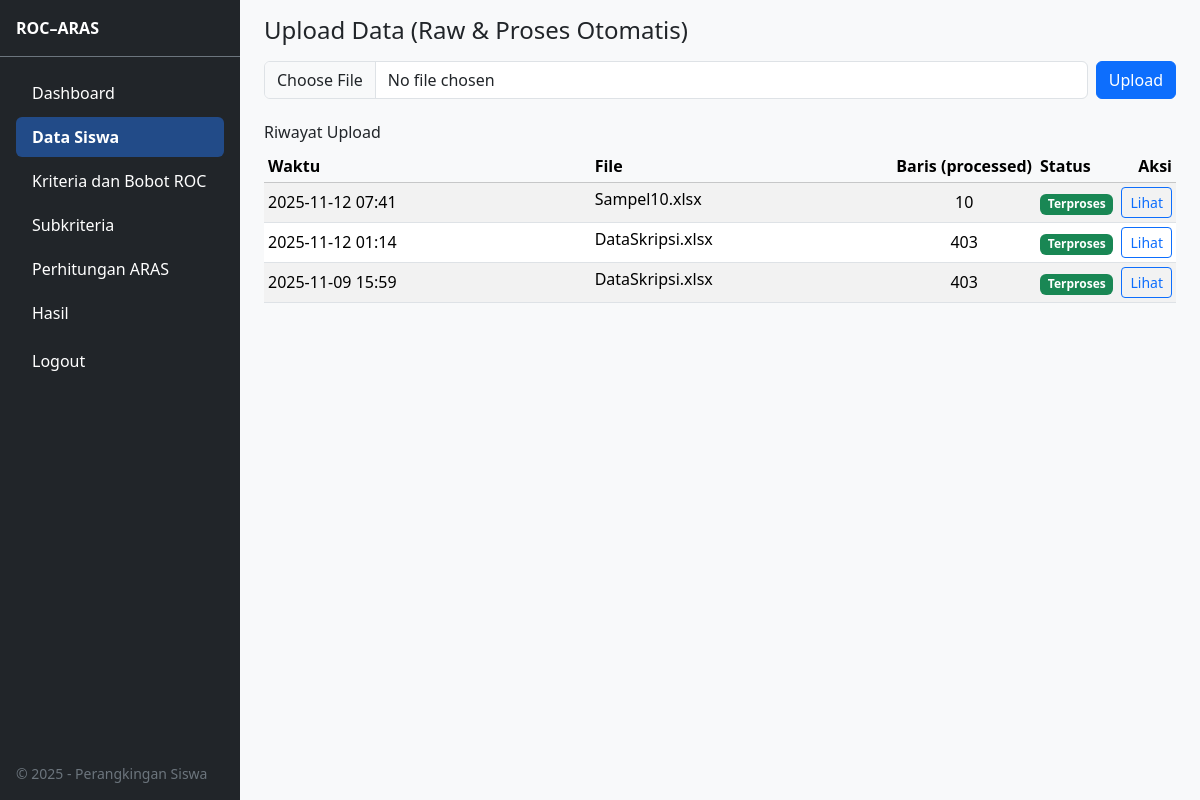
Page /upload (signed in) on the committed database.
### app/models.py (models this page shows)
class Upload(db.Model):
    id = db.Column(db.Integer, primary_key=True)
    user_id = db.Column(db.Integer, db.ForeignKey('user.id'), nullable=False)
    original_filename = db.Column(db.String(255), nullable=False)
    saved_path = db.Column(db.String(255), nullable=False)  # raw file path
    processed_path = db.Column(db.String(255), nullable=True)  # processed CSV
    n_rows = db.Column(db.Integer, nullable=True)
    created_at = db.Column(db.DateTime, default=datetime.utcnow)

### app/routes.py (the view, shortened to what this page needs)
@main_bp.route("/upload", methods=["GET", "POST"])
@login_required
def upload():
    form = UploadForm()
    uploads = Upload.query.order_by(Upload.created_at.desc()).all()
    return render_template("upload.html", form=form, uploads=uploads)

### app/forms.py
class UploadForm(FlaskForm):
    file = FileField("Upload Excel (.xlsx / .xls)", validators=[DataRequired()])
    submit = SubmitField("Upload")

### app/models.py (called while the page is built)
@login_manager.user_loader
def load_user(user_id):
    return User.query.get(int(user_id))

### app/templates/upload.html (shortened to what this page needs)
{% extends "layout.html" %} {% block content %}
<div class="container-xxl">
  <h4 class="mb-3">Upload Data (Raw &amp; Proses Otomatis)</h4>
  <form method="POST" enctype="multipart/form-data" class="mb-4">
    <div class="row g-2">
      <div class="col-12 col-sm">{{ form.file(class="form-control") }}</div>
      <div class="col-12 col-sm-auto d-grid">
        {{ form.submit(class="btn btn-primary") }}
      </div>
    </div>
  </form>
  <h6 class="mb-2">Riwayat Upload</h6>
  <div class="table-responsive">
    <table class="table table-sm table-striped align-middle">
      <thead class="table-light">
        <tr>
          <th class="text-nowrap">Waktu</th>
          <th>File</th>
          <th class="text-nowrap">Baris (processed)</th>
          <th>Status</th>
          <th class="text-end">Aksi</th>
        </tr>
      </thead>
      <tbody>
        {% if uploads and uploads|length > 0 %} {% for u in uploads %}
        <tr>
          <td class="text-nowrap">
            {{ u.created_at.strftime('%Y-%m-%d %H:%M') if u.created_at else '-'
            }}
          </td>
          <td>
            <span
              class="d-inline-block text-truncate"
              style="max-width: 360px"
              title="{{ u.original_filename }}"
            >
              {{ u.original_filename }}
            </span>
          </td>
          <td class="text-center" style="width: 1%">{{ u.n_rows or '-' }}</td>
          <td style="width: 1%">
            {% if u.processed_path %}
            <span class="badge text-bg-success">Terproses</span>
            {% else %}
            <span class="badge text-bg-secondary">Raw</span>
            {% endif %}
          </td>
          <td class="text-end text-nowrap" style="width: 1%">
            <a
              class="btn btn-sm btn-outline-primary"
              href="{{ url_for('main.upload_view', uid=u.id) }}"
            >
              Lihat
            </a>
          </td>
        </tr>
        {% endfor %} {% else %}
        <tr>
          <td colspan="5" class="text-center py-4 text-muted">
            Belum ada riwayat upload.
          </td>
        </tr>
        {% endif %}
      </tbody>
    </table>
  </div>
  <div class="py-3"></div>
</div>
{% endblock %}

### app/templates/layout.html (style rules this page uses)
:root { --sidebar-w: 240px; }
@media (min-width: 992px) { body { overflow-y: scroll; } }

### rows in the picture
Upload: created_at "2025-11-12 07:41", original_filename "Sampel10.xlsx", n_rows "10", shows "Terproses"
Upload: created_at "2025-11-12 01:14", original_filename "DataSkripsi.xlsx", n_rows "403", shows "Terproses"
Upload: created_at "2025-11-09 15:59", original_filename "DataSkripsi.xlsx", n_rows "403", shows "Terproses"
